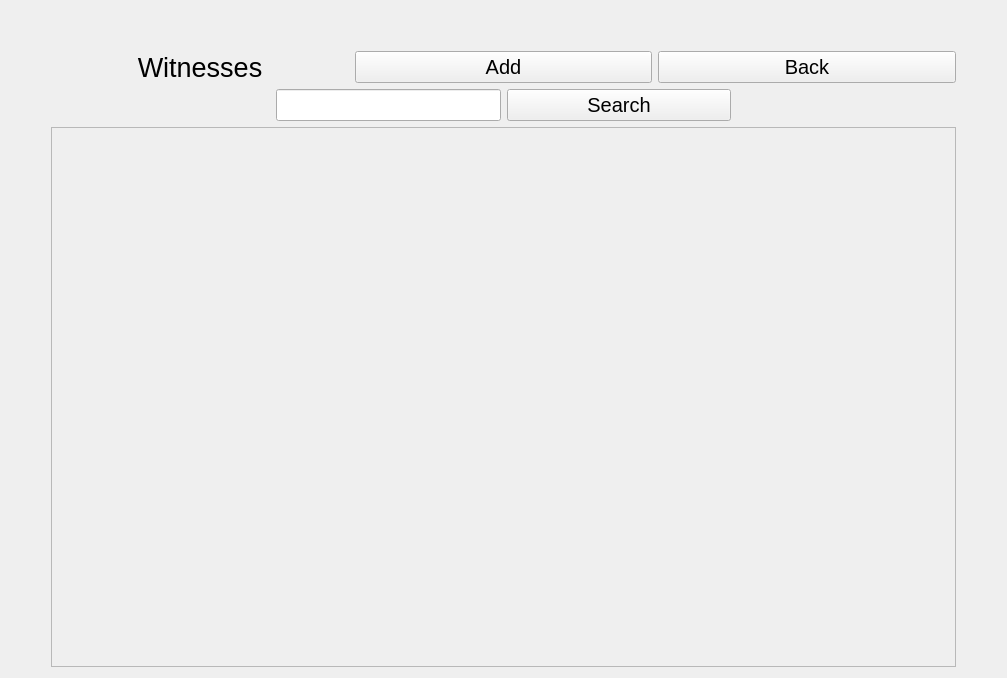
<?xml version="1.0" encoding="UTF-8"?>
<ui version="4.0">
 <class>Form</class>
 <widget class="QWidget" name="Form">
  <property name="geometry">
   <rect>
    <x>0</x>
    <y>0</y>
    <width>1007</width>
    <height>678</height>
   </rect>
  </property>
  <property name="sizePolicy">
   <sizepolicy hsizetype="Preferred" vsizetype="Fixed">
    <horstretch>0</horstretch>
    <verstretch>0</verstretch>
   </sizepolicy>
  </property>
  <property name="windowTitle">
   <string>Form</string>
  </property>
  <layout class="QGridLayout" name="gridLayout_2">
   <item row="0" column="1">
    <spacer name="verticalSpacer">
     <property name="orientation">
      <enum>Qt::Vertical</enum>
     </property>
     <property name="sizeType">
      <enum>QSizePolicy::Fixed</enum>
     </property>
     <property name="sizeHint" stdset="0">
      <size>
       <width>20</width>
       <height>40</height>
      </size>
     </property>
    </spacer>
   </item>
   <item row="1" column="1">
    <layout class="QGridLayout" name="gridLayout">
     <item row="1" column="0">
      <layout class="QHBoxLayout" name="horizontalLayout_2">
       <item>
        <spacer name="horizontalSpacer">
         <property name="orientation">
          <enum>Qt::Horizontal</enum>
         </property>
         <property name="sizeHint" stdset="0">
          <size>
           <width>40</width>
           <height>20</height>
          </size>
         </property>
        </spacer>
       </item>
       <item>
        <widget class="QLineEdit" name="WitnessSearchField">
         <property name="sizePolicy">
          <sizepolicy hsizetype="MinimumExpanding" vsizetype="Fixed">
           <horstretch>0</horstretch>
           <verstretch>0</verstretch>
          </sizepolicy>
         </property>
         <property name="font">
          <font>
           <pointsize>15</pointsize>
          </font>
         </property>
        </widget>
       </item>
       <item>
        <widget class="QPushButton" name="WitnessSearchBtn">
         <property name="sizePolicy">
          <sizepolicy hsizetype="Expanding" vsizetype="Fixed">
           <horstretch>0</horstretch>
           <verstretch>0</verstretch>
          </sizepolicy>
         </property>
         <property name="font">
          <font>
           <pointsize>15</pointsize>
          </font>
         </property>
         <property name="text">
          <string>Search</string>
         </property>
        </widget>
       </item>
       <item>
        <spacer name="horizontalSpacer_2">
         <property name="orientation">
          <enum>Qt::Horizontal</enum>
         </property>
         <property name="sizeHint" stdset="0">
          <size>
           <width>40</width>
           <height>20</height>
          </size>
         </property>
        </spacer>
       </item>
      </layout>
     </item>
     <item row="2" column="0">
      <widget class="QScrollArea" name="WitnessScrollArea">
       <property name="sizePolicy">
        <sizepolicy hsizetype="Expanding" vsizetype="MinimumExpanding">
         <horstretch>0</horstretch>
         <verstretch>0</verstretch>
        </sizepolicy>
       </property>
       <property name="widgetResizable">
        <bool>true</bool>
       </property>
       <widget class="QWidget" name="scrollAreaWidgetContents">
        <property name="geometry">
         <rect>
          <x>0</x>
          <y>0</y>
          <width>893</width>
          <height>515</height>
         </rect>
        </property>
       </widget>
      </widget>
     </item>
     <item row="0" column="0">
      <layout class="QHBoxLayout" name="horizontalLayout">
       <item>
        <widget class="QLabel" name="label">
         <property name="font">
          <font>
           <pointsize>20</pointsize>
          </font>
         </property>
         <property name="text">
          <string>Witnesses</string>
         </property>
         <property name="alignment">
          <set>Qt::AlignCenter</set>
         </property>
        </widget>
       </item>
       <item>
        <widget class="QPushButton" name="AddWitnessBtn">
         <property name="sizePolicy">
          <sizepolicy hsizetype="Minimum" vsizetype="Fixed">
           <horstretch>0</horstretch>
           <verstretch>0</verstretch>
          </sizepolicy>
         </property>
         <property name="font">
          <font>
           <pointsize>15</pointsize>
          </font>
         </property>
         <property name="text">
          <string>Add</string>
         </property>
        </widget>
       </item>
       <item>
        <widget class="QPushButton" name="BackBtn">
         <property name="sizePolicy">
          <sizepolicy hsizetype="Minimum" vsizetype="Fixed">
           <horstretch>0</horstretch>
           <verstretch>0</verstretch>
          </sizepolicy>
         </property>
         <property name="font">
          <font>
           <pointsize>15</pointsize>
          </font>
         </property>
         <property name="text">
          <string>Back</string>
         </property>
        </widget>
       </item>
      </layout>
     </item>
    </layout>
   </item>
   <item row="1" column="0">
    <spacer name="horizontalSpacer_3">
     <property name="orientation">
      <enum>Qt::Horizontal</enum>
     </property>
     <property name="sizeType">
      <enum>QSizePolicy::Fixed</enum>
     </property>
     <property name="sizeHint" stdset="0">
      <size>
       <width>40</width>
       <height>20</height>
      </size>
     </property>
    </spacer>
   </item>
   <item row="1" column="2">
    <spacer name="horizontalSpacer_4">
     <property name="orientation">
      <enum>Qt::Horizontal</enum>
     </property>
     <property name="sizeType">
      <enum>QSizePolicy::Fixed</enum>
     </property>
     <property name="sizeHint" stdset="0">
      <size>
       <width>40</width>
       <height>20</height>
      </size>
     </property>
    </spacer>
   </item>
  </layout>
 </widget>
 <resources/>
 <connections/>
</ui>
